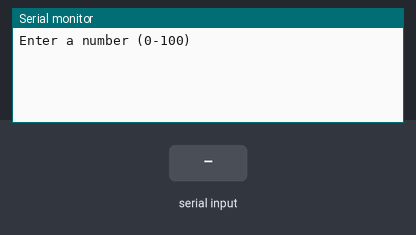
This sketch was run on a simulated Arduino Mega 2560, built with avr-gcc and run on an emulated ATmega2560. On the bench: the last lines printed to the serial monitor. The inputs (shaded band) are chosen by the test bench.

Above: at 1.2 s.
1.3 s: "90,45\n" received over Serial
At 2.5 s:
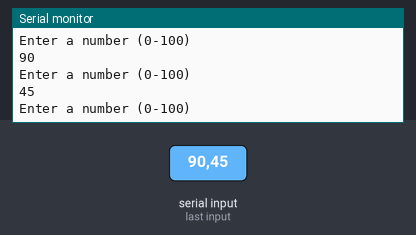
2.8 s: "30,150\n" received over Serial
At 3.8 s:
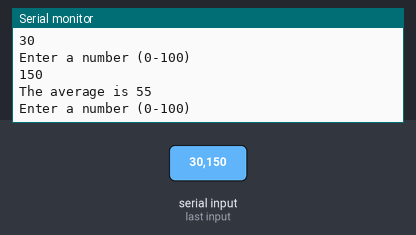
Timing chart, 0 to 5.8 s (numbered marks = the images above; inputs shaded):
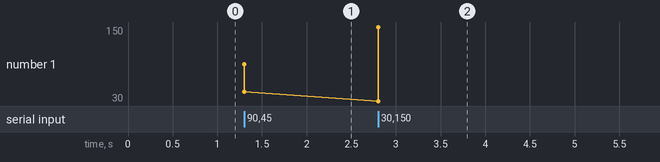

Measured:
- after the input at 1.3 s, the serial monitor: prints a new line at once (image 1)
- after the input at 2.8 s, the serial monitor: prints a new line at once (image 2)
- plotted number 1: 45 → 150 after the input at 2.8 s

The sketch:

lesson3.ino
```cpp
int count,sum,average,remainder,temp;
char buffer[20];

void setup() {
  // put your setup code here, to run once:
  Serial.begin(115200, SERIAL_8N1);
  // set up serial port for communication
  // at 115200 baud with 8 data bits,
  // no parity bit, and 1 stop bit
  // The serial port on the host must match this
  Serial.setTimeout(100000);
} //end of setup

void loop() {
  // put your main code here, to run repeatedly:
  count = 0;
  sum = 0;

  while(1)
  {
    Serial.println("Enter a number (0-100) ");
    //buffer=Serial.readString();
   //temp=atoi(buffer);
   temp=Serial.parseInt();
   Serial.println(temp);
    if ((temp < 0)||(temp > 100))
    {break;}
    sum += temp;
    count++;
  }
    if (count != 0)
  {
    average = sum/count;
    remainder = sum%count;
  }
  else
  {
    average = 0;
    remainder = 0;
  }
  Serial.print("The average is ");
  Serial.print(average);
  if (remainder != 0)
  {
    Serial.print(" and ");
    Serial.print(remainder);
    Serial.print("/");
    Serial.print(count);
  }
  Serial.println(" ");
} //end of loop
```
